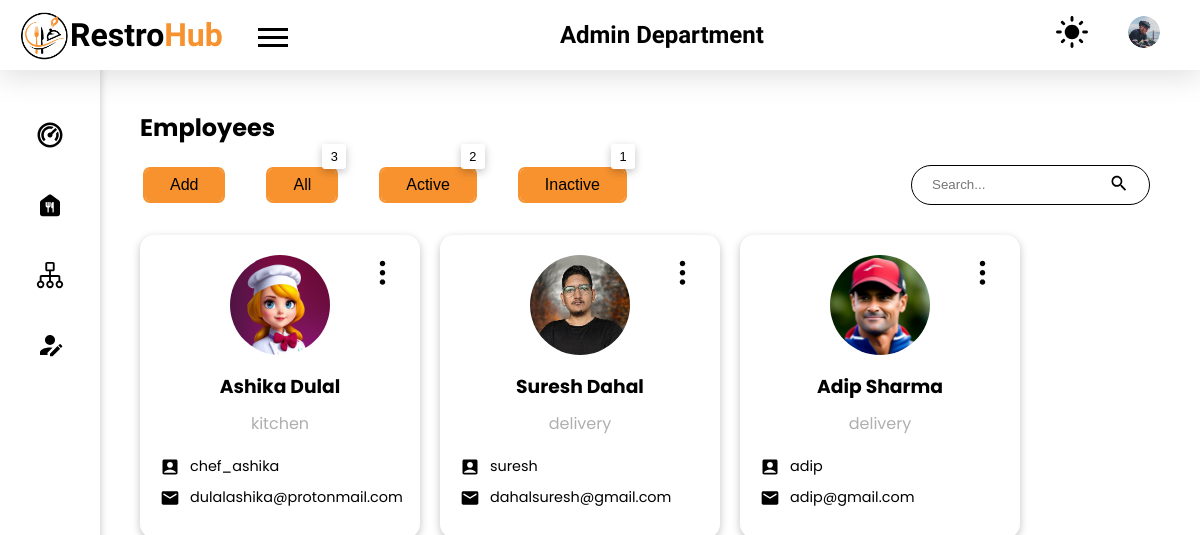
/admin/users/employees.php (signed in), run on the app's committed database.
### tables this page shows
CREATE TABLE `employees` (
  `emp_id` int(11) NOT NULL,
  `name` varchar(30) NOT NULL,
  `department` int(10) NOT NULL,
  `email` varchar(50) NOT NULL,
  `username` varchar(20) NOT NULL,
  `password` varchar(100) NOT NULL,
  `image` varchar(100) NOT NULL,
  `active` int(11) NOT NULL
);

CREATE TABLE `department` (
  `dept_id` int(11) NOT NULL,
  `department` varchar(20) NOT NULL
);

### admin/users/employees.php (the view, shortened to what this page needs)
<!DOCTYPE html>
<html lang="en">
<head>
    <link rel="stylesheet" href="../../styles/style.css">
</head>
<body>
    <?php
    require("./components/header.php");
    require("./components/sidebar.php");
    require("../../config.php");
    ?>
    <main class="admin_dashboard_body">
        <section class="dashboard_inner-head flex items-center">
            <h2>Employees</h2>
        </section>
        <div class="emplooyee_stat mt-20">
            <div class="flex items-center">
                <div class="emp_button-container flex items-center justify-start">
                    <button class="button border-curve popper-btn">Add</button>
                    <?php
                    $sql_all = "SELECT name,username,email,active,department FROM employees";
                    $result_all = mysqli_query($conn, $sql_all);
                    $count_all = mysqli_num_rows($result_all);
                    $sql_active = "SELECT name,username,email,active,department FROM employees WHERE active =1";
                    $result_active = mysqli_query($conn, $sql_active);
                    $count_active = mysqli_num_rows($result_active);
                    $sql_inactive = "SELECT name,username,email,active,department FROM employees WHERE active = 0";
                    $result_inactive = mysqli_query($conn, $sql_inactive);
                    $count_inactive = mysqli_num_rows($result_inactive);
                    ?>
                    <a href="?filter-by=all" class="ml-35">
                        <button type="submit" name="specific-emp" class="button border-curve relative <?php if (isset($_GET['filter-by']) && $_GET['filter-by'] == "all") echo "active"; ?>">All
                            <div class="count-top rect shadow"><?php
                                                                echo $count_all;
                                                                ?>
                            </div>
                        </button>
                    </a>
                    <a href="?filter-by=active" class="ml-35">
                        <button type="submit" name="specific-emp" class="button border-curve relative <?php if (isset($_GET['filter-by']) && $_GET['filter-by'] == "active") echo "active"; ?>">Active
                            <div class="count-top rect shadow"><?php
                                                                echo $count_active;
                                                                ?>
                            </div>
                        </button>
                    </a>
                    <a href="?filter-by=inactive" class="ml-35">
                        <button type="submit" name="specific-emp" class="button border-curve relative <?php if (isset($_GET['filter-by']) && $_GET['filter-by'] == "inactive") echo "active"; ?>">Inactive
                            <div class="count-top rect shadow"><?php
                                                                echo $count_inactive;
                                                                ?>
                            </div>
                        </button>
                    </a>
                </div>
                <form action="./employees.php" method="get" class="search_form border-curve-lg">
                    <div class="flex items-center">
                        <input type="search" placeholder="Search..." class="no_outline search_employee" name="search" id="search-employee">
                        <button type="submit" class="no_bg no_outline"><img src="../../images/ic_search.svg" alt="search icon"></button>
                    </div>
                </form>
            </div>
            <?php
            $sql = "select employees.emp_id,
                                employees.name,
                                employees.image,
                                employees.email,
                                employees.active,
                                employees.password,
                                employees.username,
                                department.department
                                from employees
                                INNER JOIN department on employees.department = department.dept_id
                    ";
            if (isset($_GET['filter-by'])) {
                $filter_by = mysqli_real_escape_string($conn, $_GET['filter-by']);
                if ($filter_by == 'all') {
                    $sql = "select employees.emp_id,
                                employees.name,
                                employees.image,
                                employees.email,
                                employees.active,
                                employees.password,
                                employees.username,
                                department.department
                                from employees
                                INNER JOIN department on employees.department = department.dept_id
                            ";
                } else if ($filter_by == 'active') {
                    $sql = "select employees.emp_id,
                                employees.name,
                                employees.image,
                                employees.email,
                                employees.active,
                                employees.password,
                                employees.username,
                                department.department
                                from employees
                                INNER JOIN department on employees.department = department.dept_id
                                WHERE employees.active = 1";
                } else if ($filter_by == 'inactive') {
                    $sql = "select employees.emp_id,
                                employees.name,
                                employees.image,
                                employees.email,
                                employees.active,
                                employees.password,
                                employees.username,
                                department.department
                                from employees
                                INNER JOIN department on employees.department = department.dept_id
                                WHERE employees.active = 0";
                }
            } else {
                $sql = "select employees.emp_id,
                                employees.name,
                                employees.image,
                                employees.email,
                                employees.active,
                                employees.password,
                                employees.username,
                                department.department
                                from employees
                                INNER JOIN department on employees.department = department.dept_id
                        ";
            }
            $result = mysqli_query($conn, $sql) or die("Query Failed.");
            if (mysqli_num_rows($result) > 0) {
            ?>
                <div class="emp_card_container flex wrap gap justify-start">
                    <?php while ($row = mysqli_fetch_assoc($result)) {
                        $row_dept = $row['department'];
                    ?>
                        <div class="employee_card p-20 text-center shadow border-curve-md">
                            <img src="../../images/ic_options.svg" alt="options menu" class="emp_card_option-menu table_option-menu">
                            <img src="../../uploads/employees/<?php echo $row["image"] ?>" class="emp_img" alt="user profile">
                            <h3 class="emp_name"><?php echo $row['name']; ?></h3>
                            <p class="emp_id"><?php echo $row_dept; ?></p>
                            <div class="flex emp_card_content items-center justify-start">
                                <img src="../../images/ic_acc.svg" alt="account icon">
                                <p><?php echo $row['username']; ?></p>
                            </div>
                            <div class="flex emp_card_content items-center justify-start">
                                <img src="../../images/ic_mail.svg" alt="mail icon">
                                <p><?php echo $row['email']; ?></p>
                            </div>
                        </div>
                <?php
                    }
                }
                ?>
                </div>
        </div>
    </main>
</body>
</html>

### styles/style.css (style rules this page uses)
:root { --black: #000000; --gray: #afafaf; --light-gray: #f3f3f3; --primary-color: #F7922F; --trans-black: #00000030; --very-trans-black: #00000020; --trans-green: #DCFFD380; --trans-green-text: #30B900; --trans-yellow: #fafd3e67; --trans-yellow-text: #46500C; --trans-purple: #FFA0FB66; --trans-purple-text: #A500F3; --trans-primary: #F7922F50; --trans-red: #FFD6D6; --trans-red-text: #934747; --white: #ffffff; }
* { margin: 0; padding: 0; box-sizing: border-box; list-style: none; text-decoration: none; color: var(--black); }
html { scroll-behavior: smooth; }
.no_outline { outline: none; border: none; }
.no_bg { background-color: transparent; }
body { background-color: var(--white); }
a, button, a>*, button>*, input[type="submit"], .menu__for-sidebar, .menu__for-sidebar>*, .admin_profile_image, .date_filter_close, .popper-btn, .pointer { cursor: pointer; }
.shadow { box-shadow: rgba(0, 0, 0, 0.24) 0px 3px 8px; }
.mt-20 { margin-top: 20px !important; }
.p-20 { padding: 20px; }
.ml-35 { margin-left: 35px; }
.border-curve { border-radius: 5px; }
.border-curve-md { border-radius: 14px; }
.border-curve-lg { border-radius: 25px; }
.flex { display: flex; align-items: flex-start; justify-content: space-between; flex-direction: row; }
p { font-weight: 400; }
.wrap { flex-wrap: wrap; }
.gap { gap: 20px; }
.items-center { align-items: center; }
.text-center { text-align: center; }
.justify-start { justify-content: flex-start; }
.relative { position: relative; }
body, .body-text { font-family: 'Poppins', sans-serif; }
.button { background-color: var(--primary-color); padding: 7px 25px; font-size: 1rem; min-width: fit-content; border: none !important; vertical-align: middle; outline: 2px solid var(--primary-color); }
.search_form { border: 2px solid var(--black); height: 40px; margin: 0 10px; padding: 3px 5px; }
.admin_dashboard_body { padding: 40px 40px 40px 140px; max-width: 1440px; }
.count-top { position: absolute; top: -12px; right: -10px; background-color: var(--white); padding: 5px; border-radius: 50%; font-size: 0.8rem; min-height: 1.5rem; min-width: 1.5rem; }
.count-top.rect { border-radius: 3px; top: -25px; }
.emp_button-container button { margin: 0 5px; }
.emp_card_container { margin-top: 30px; }
.employee_card { height: min-content; min-width: 260px; flex: 1; max-width: 280px; position: relative; }
.emp_id { margin: 10px 0 20px 0; color: var(--gray); }
.employee_card .emp_card_content { margin-bottom: 10px; }
.employee_card div>img { width: 20px; margin-right: 10px; }
.emp_name { margin-top: 10px; }
.employee_card div p { font-size: 0.9rem; }
.emp_card_option-menu { position: absolute; right: 20px; cursor: pointer; }
.search_form { border: 1px solid var(--black); padding: 7px 20px; transition: 0.3s; }
.search_form div img { width: 20px; }
.table_option-menu { transform: rotate(90deg); cursor: pointer; height: 35px; vertical-align: middle; }
h2 { font-size: 24px; }
.emp_img { width: 100px; height: 100px; object-fit: cover; border-radius: 50%; }

### data on the page
employees: image (picture), name "Ashika Dulal", department.department "kitchen", username "chef_ashika", email "dulalashika@protonmail.com"
employees: image (picture), name "Suresh Dahal", department.department "delivery", username "suresh", email "dahalsuresh@gmail.com"
employees: image (picture), name "Adip Sharma", department.department "delivery", username "adip", email "adip@gmail.com"

### other printed values
$count_all "3"
$count_active "2"
$count_inactive "1"
